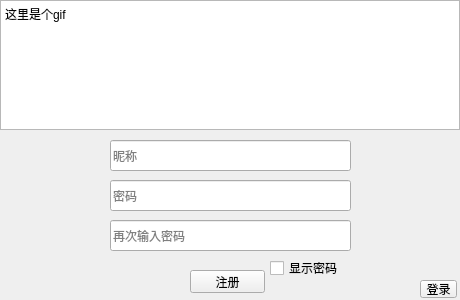
<?xml version="1.0" encoding="UTF-8"?>
<ui version="4.0">
 <class>MainWindow</class>
 <widget class="QMainWindow" name="MainWindow">
  <property name="geometry">
   <rect>
    <x>0</x>
    <y>0</y>
    <width>460</width>
    <height>300</height>
   </rect>
  </property>
  <property name="windowTitle">
   <string>MainWindow</string>
  </property>
  <widget class="QWidget" name="centralwidget">
   <widget class="QTextBrowser" name="gif">
    <property name="geometry">
     <rect>
      <x>0</x>
      <y>0</y>
      <width>460</width>
      <height>130</height>
     </rect>
    </property>
    <property name="html">
     <string>&lt;!DOCTYPE HTML PUBLIC &quot;-//W3C//DTD HTML 4.0//EN&quot; &quot;http://www.w3.org/TR/REC-html40/strict.dtd&quot;&gt;
&lt;html&gt;&lt;head&gt;&lt;meta name=&quot;qrichtext&quot; content=&quot;1&quot; /&gt;&lt;style type=&quot;text/css&quot;&gt;
p, li { white-space: pre-wrap; }
&lt;/style&gt;&lt;/head&gt;&lt;body style=&quot; font-family:'SimSun'; font-size:9pt; font-weight:400; font-style:normal;&quot;&gt;
&lt;p style=&quot; margin-top:0px; margin-bottom:0px; margin-left:0px; margin-right:0px; -qt-block-indent:0; text-indent:0px;&quot;&gt;这里是个gif&lt;/p&gt;&lt;/body&gt;&lt;/html&gt;</string>
    </property>
   </widget>
   <widget class="QLineEdit" name="nick">
    <property name="geometry">
     <rect>
      <x>110</x>
      <y>140</y>
      <width>241</width>
      <height>31</height>
     </rect>
    </property>
    <property name="inputMask">
     <string/>
    </property>
    <property name="text">
     <string/>
    </property>
    <property name="placeholderText">
     <string>昵称</string>
    </property>
   </widget>
   <widget class="QLineEdit" name="password">
    <property name="geometry">
     <rect>
      <x>110</x>
      <y>180</y>
      <width>241</width>
      <height>31</height>
     </rect>
    </property>
    <property name="echoMode">
     <enum>QLineEdit::Password</enum>
    </property>
    <property name="placeholderText">
     <string>密码</string>
    </property>
   </widget>
   <widget class="QPushButton" name="login">
    <property name="geometry">
     <rect>
      <x>190</x>
      <y>270</y>
      <width>75</width>
      <height>23</height>
     </rect>
    </property>
    <property name="text">
     <string>注册</string>
    </property>
   </widget>
   <widget class="QCheckBox" name="showPassword">
    <property name="geometry">
     <rect>
      <x>270</x>
      <y>260</y>
      <width>71</width>
      <height>16</height>
     </rect>
    </property>
    <property name="text">
     <string>显示密码</string>
    </property>
   </widget>
   <widget class="QLineEdit" name="passwordAgain">
    <property name="geometry">
     <rect>
      <x>110</x>
      <y>220</y>
      <width>241</width>
      <height>31</height>
     </rect>
    </property>
    <property name="echoMode">
     <enum>QLineEdit::Password</enum>
    </property>
    <property name="placeholderText">
     <string>再次输入密码</string>
    </property>
   </widget>
   <widget class="QToolButton" name="toLogin">
    <property name="geometry">
     <rect>
      <x>420</x>
      <y>280</y>
      <width>37</width>
      <height>18</height>
     </rect>
    </property>
    <property name="text">
     <string>登录</string>
    </property>
   </widget>
  </widget>
 </widget>
 <resources>
  <include location="C:/ProgramData/Anaconda3/Library/bin/v.qrc"/>
 </resources>
 <connections/>
</ui>
